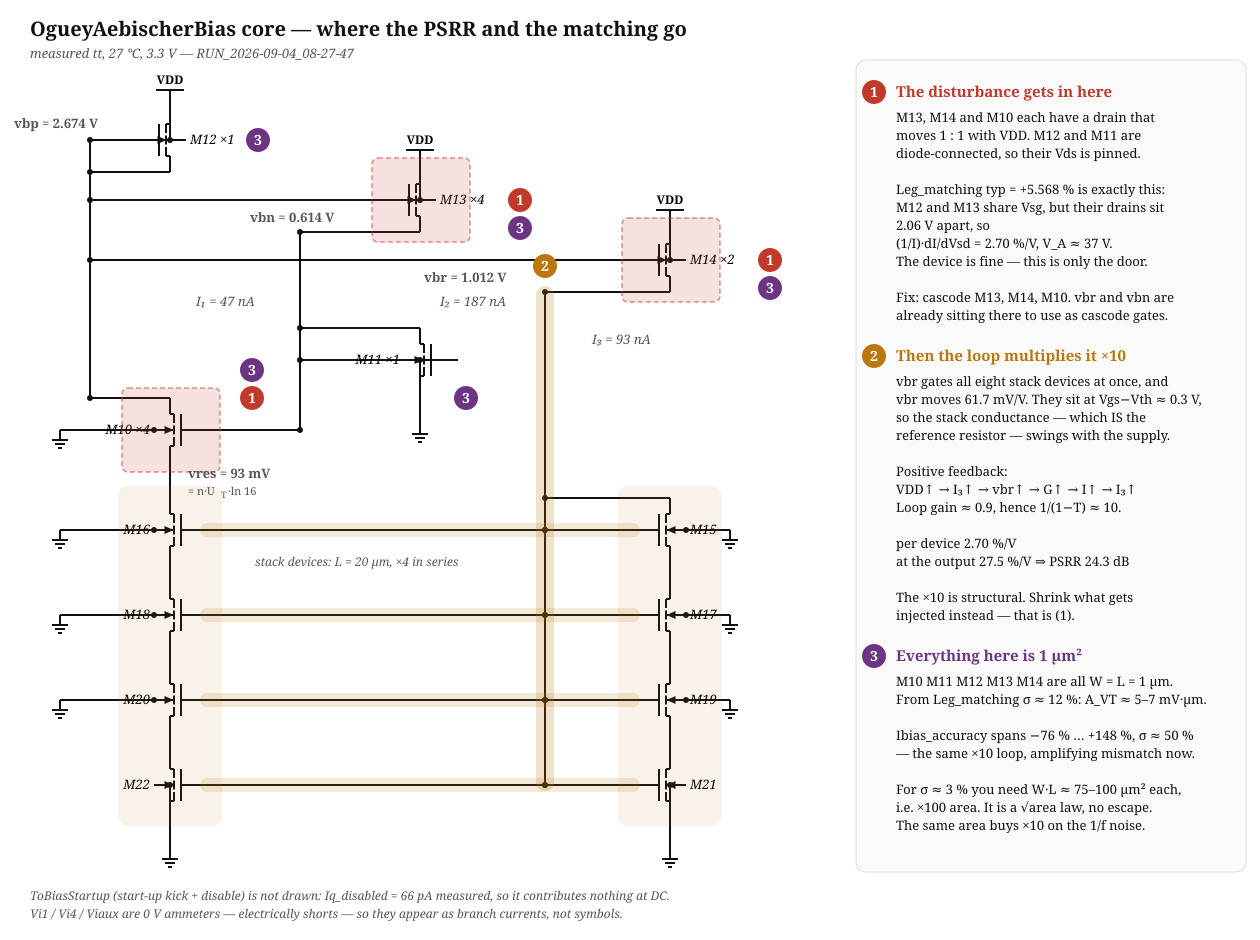

This figure's Python source:
# SPDX-FileCopyrightText: 2026 Christoph Maier
# SPDX-License-Identifier: Apache-2.0 WITH SHL-2.1
"""OgueyAebischerBias core, netlist-first, with the three measured trouble spots marked.

Netlist transcribed from
macros/OgueyAebischerBias/verification/cace/netlist/schematic/reference.spice
(.subckt OgueyAebischerBias).  The 0 V ammeters Vi1 / Vi4 / Viaux are shorts, so
they are merged into the nets they sit in and shown as branch-current
annotations instead of symbols.  ToBiasStartup is not drawn: Iq_disabled = 66 pA
measured, so it contributes nothing at DC.

Local VDD / GND port symbols are used rather than one global rail net, so the
only long wires left are the three that actually matter: vbp, vbn, vbr.

Numbers on the figure are from RUN_2026-09-04_08-27-47 (tt, 27 C, 3.3 V).

Running it
----------
The committed trouble_spots.svg / .png ARE the deliverable; this file is the
reproducibility record.  Re-rendering needs two things that are deliberately
not in this repository:

  sch_netlist.py   the netlist + DRC + SVG core of the `analog-schematic`
                   Claude skill.  Not vendored: that skill ships with no
                   LICENSE file and no SPDX header (its sibling skills do
                   ship LICENSE.txt), so its terms are unstated and an
                   unlicensed third-party copy must not enter a Chipalooza
                   submission -- same rule as
                   sudelbuecher/chatlog/ref/README.md, "index, do not copy".
  cairosvg         PNG rasterisation only; the SVG is produced without it.
                   pip install cairosvg --break-system-packages

  SCH_NETLIST_DIR=<dir containing sch_netlist.py> python3 trouble_spots.py

Outputs are written next to this file regardless of the working directory.
"""
import os
import sys
import tempfile

_HERE = os.path.dirname(os.path.abspath(__file__))
for _cand in (os.environ.get('SCH_NETLIST_DIR'),
              os.path.join(_HERE, 'scripts'),
              'scripts'):
    if _cand and os.path.isfile(os.path.join(_cand, 'sch_netlist.py')):
        sys.path.insert(0, _cand)
        break
try:
    from sch_netlist import Circuit, Mosfet, Port, save_png
except ImportError:
    sys.exit(
        "sch_netlist.py not found.\n"
        "  It is the renderer from the `analog-schematic` Claude skill and is\n"
        "  deliberately not committed here (see this file's docstring).\n"
        "  Point SCH_NETLIST_DIR at the directory that contains it:\n"
        "    SCH_NETLIST_DIR=.../skills/analog-schematic/scripts \\\n"
        "        python3 " + os.path.basename(__file__))

W, H = 1260, 940
c = Circuit(W, H)

# --------------------------------------------------------------- devices
# col 1 (x=170): branch 1, I1   M12 -> M10 -> vres -> M16/M18/M20/M22 -> vss
# col 2 (x=420): branch 2, I2   M13 -> M11 -> vss
# col 3 (x=670): branch 3, I3   M14 -> M15/M17/M19/M21 -> vss
P = {}
def dev(n, kind, at, gate, label=None):
    d = c.add(Mosfet(n, kind, at, gate=gate, source_up=(kind == 'p'), label=label or n))
    P[n] = d
    return d

dev('M12', 'p', (170, 140), 'L', 'M12 ×1')
dev('M13', 'p', (420, 200), 'L', 'M13 ×4')
dev('M14', 'p', (670, 260), 'L', 'M14 ×2')
dev('M11', 'n', (420, 360), 'R', 'M11 ×1')
dev('M10', 'n', (170, 430), 'R', 'M10 ×4')
for n, y in [('M16', 530), ('M18', 615), ('M20', 700), ('M22', 785)]:
    dev(n, 'n', (170, y), 'R')
for n, y in [('M15', 530), ('M17', 615), ('M19', 700), ('M21', 785)]:
    dev(n, 'n', (670, y), 'L')

rails, gnds = {}, {}
for n, at in [('M12', (170, 100)), ('M13', (420, 160)), ('M14', (670, 220))]:
    rails[n] = c.add(Port('VDD_' + n, at, 'VDD'))
for n, at in [('M11', (420, 424)), ('M22', (170, 849)), ('M21', (670, 849)),
              ('M10', (60, 430)), ('M16', (60, 530)), ('M18', (60, 615)),
              ('M20', (60, 700)), ('M15', (730, 530)), ('M17', (730, 615)),
              ('M19', (730, 700))]:
    gnds[n] = c.add(Port('GND_' + n, at, '', kind='gnd'))

# --------------------------------------------------------------- nets
for n in ('M12', 'M13', 'M14'):
    c.net('vdd_' + n, [P[n].P('S'), P[n].P('B'), rails[n].P('p')], trunk=('v', P[n].cx))
c.net('vbp', [P['M12'].P('D'), P['M12'].P('G'), P['M13'].P('G'),
              P['M14'].P('G'), P['M10'].P('D')],                  trunk=('v',  90))
c.net('vbn', [P['M13'].P('D'), P['M11'].P('D'), P['M11'].P('G'),
              P['M10'].P('G')],                                   trunk=('v', 300))
c.net('vres', [P['M10'].P('S'), P['M16'].P('D')],                 trunk=('v', 170))
c.net('vbr', [P['M14'].P('D'), P['M15'].P('D'),
              P['M15'].P('G'), P['M17'].P('G'), P['M19'].P('G'), P['M21'].P('G'),
              P['M16'].P('G'), P['M18'].P('G'), P['M20'].P('G'), P['M22'].P('G')],
      trunk=('v', 545))
for a_, b_, x in [('M15', 'M17', 670), ('M17', 'M19', 670), ('M19', 'M21', 670),
                  ('M16', 'M18', 170), ('M18', 'M20', 170), ('M20', 'M22', 170)]:
    c.net(f'n_{a_}_{b_}', [P[a_].P('S'), P[b_].P('D')], trunk=('v', x))
c.net('vss_M11', [P['M11'].P('S'), P['M11'].P('B'), gnds['M11'].P('p')], trunk=('v', 420))
c.net('vss_M22', [P['M22'].P('S'), P['M22'].P('B'), gnds['M22'].P('p')], trunk=('v', 170))
c.net('vss_M21', [P['M21'].P('S'), P['M21'].P('B'), gnds['M21'].P('p')], trunk=('v', 670))
for n in ('M10', 'M16', 'M18', 'M20', 'M15', 'M17', 'M19'):
    c.net('bulk_' + n, [P[n].P('B'), gnds[n].P('p')], trunk=('v', P[n].pins['B'].x))

v = c.drc()
print('DRC violations:', v if v else 'none')
_plain = os.path.join(tempfile.gettempdir(), 'oab_plain_%d.svg' % os.getpid())
c.render(_plain)   # raises DRCError if any pin is floating or any bulk untied

# --------------------------------------------------------------- annotation overlay
RED, AMB, VIO, INK, MID = '#c0392b', '#b9770e', '#6c3483', '#111', '#555'
F = 'Georgia,serif'
a = []
def txt(x, y, s, size=14, fill=INK, anchor='start', weight='normal', style='normal'):
    a.append(f'<text x="{x}" y="{y}" font-size="{size}" font-family="{F}" fill="{fill}" '
             f'text-anchor="{anchor}" font-weight="{weight}" font-style="{style}">{s}</text>')
def badge(x, y, n, col):
    a.append(f'<circle cx="{x}" cy="{y}" r="12" fill="{col}"/>')
    a.append(f'<text x="{x}" y="{y+5}" font-size="14" font-family="{F}" fill="#fff" '
             f'text-anchor="middle" font-weight="bold">{n}</text>')
def band(x1, y1, x2, y2, col, op=0.15):
    a.append(f'<rect x="{x1}" y="{y1}" width="{x2-x1}" height="{y2-y1}" rx="6" '
             f'fill="{col}" fill-opacity="{op}" stroke="{col}" stroke-opacity="0.55" '
             f'stroke-width="1.5" stroke-dasharray="5 3"/>')

# -- (2) vbr trunk, its eight gate rungs, and the two stacks it controls
a.append(f'<rect x="536" y="286" width="18" height="505" rx="9" fill="{AMB}" fill-opacity="0.22"/>')
for y in (530, 615, 700, 785):
    a.append(f'<rect x="200" y="{y-7}" width="440" height="14" rx="7" fill="{AMB}" fill-opacity="0.16"/>')
a.append(f'<rect x="118" y="486" width="104" height="340" rx="10" fill="{AMB}" fill-opacity="0.09"/>')
a.append(f'<rect x="618" y="486" width="104" height="340" rx="10" fill="{AMB}" fill-opacity="0.09"/>')

# -- (1) the three devices whose Vds rides on the supply
for cx, cy in ((420, 200), (670, 260), (170, 430)):
    band(cx - 48, cy - 42, cx + 50, cy + 42, RED)

# -- badges
badge(520, 200, '1', RED); badge(520, 228, '3', VIO)
badge(770, 260, '1', RED); badge(770, 288, '3', VIO)
badge(252, 398, '1', RED); badge(252, 370, '3', VIO)
badge(258, 140, '3', VIO)
badge(466, 398, '3', VIO)
badge(545, 266, '2', AMB)

# -- node / branch annotations
txt(14, 128, 'vbp = 2.674 V', 13, MID, weight='bold')
txt(250, 222, 'vbn = 0.614 V', 13, MID, weight='bold')
txt(424, 282, 'vbr = 1.012 V', 13, MID, weight='bold')
txt(188, 478, 'vres = 93 mV', 13, MID, weight='bold')
txt(188, 495, '= n·U', 11, MID); txt(221, 498, 'T', 9, MID); txt(228, 495, '·ln 16', 11, MID)
txt(196, 306, 'I₁ = 47 nA', 13, MID, style='italic')
txt(440, 306, 'I₂ = 187 nA', 13, MID, style='italic')
txt(592, 344, 'I₃ = 93 nA', 13, MID, style='italic')
txt(255, 566, 'stack devices: L = 20 µm, ×4 in series', 12, MID, style='italic')

# -- title + footnotes
txt(30, 36, 'OgueyAebischerBias core — where the PSRR and the matching go', 20, INK, weight='bold')
txt(30, 58, 'measured tt, 27 °C, 3.3 V — RUN_2026-09-04_08-27-47', 13, MID, style='italic')
txt(30, 900, 'ToBiasStartup (start-up kick + disable) is not drawn: Iq_disabled = 66 pA measured, so it contributes nothing at DC.', 12, MID, style='italic')
txt(30, 918, 'Vi1 / Vi4 / Viaux are 0 V ammeters — electrically shorts — so they appear as branch currents, not symbols.', 12, MID, style='italic')

# -- legend panel
LX, LY = 870, 92
a.append(f'<rect x="{LX-14}" y="{LY-32}" width="390" height="812" rx="10" fill="#fafafa" stroke="#ddd"/>')
def block(y, col, n, head, lines):
    badge(LX + 4, y, n, col)
    txt(LX + 26, y + 5, head, 15, col, weight='bold')
    yy = y + 30
    for ln in lines:
        txt(LX + 26, yy, ln, 13, INK)
        yy += 18
    return yy + 18

y = block(LY, RED, '1', 'The disturbance gets in here', [
    'M13, M14 and M10 each have a drain that',
    'moves 1 : 1 with VDD. M12 and M11 are',
    'diode-connected, so their Vds is pinned.',
    '',
    'Leg_matching typ = +5.568 % is exactly this:',
    'M12 and M13 share Vsg, but their drains sit',
    '2.06 V apart, so',
    '     (1/I)·dI/dVsd = 2.70 %/V,   V_A ≈ 37 V.',
    'The device is fine — this is only the door.',
    '',
    'Fix: cascode M13, M14, M10. vbr and vbn are',
    'already sitting there to use as cascode gates.',
])
y = block(y, AMB, '2', 'Then the loop multiplies it ×10', [
    'vbr gates all eight stack devices at once, and',
    'vbr moves 61.7 mV/V. They sit at Vgs−Vth ≈ 0.3 V,',
    'so the stack conductance — which IS the',
    'reference resistor — swings with the supply.',
    '',
    'Positive feedback:',
    '     VDD↑ → I₃↑ → vbr↑ → G↑ → I↑ → I₃↑',
    'Loop gain ≈ 0.9, hence 1/(1−T) ≈ 10.',
    '',
    '     per device        2.70 %/V',
    '     at the output   27.5 %/V   ⇒   PSRR 24.3 dB',
    '',
    'The ×10 is structural. Shrink what gets',
    'injected instead — that is (1).',
])
y = block(y, VIO, '3', 'Everything here is 1 µm²', [
    'M10 M11 M12 M13 M14 are all W = L = 1 µm.',
    'From Leg_matching σ ≈ 12 %: A_VT ≈ 5–7 mV·µm.',
    '',
    'Ibias_accuracy spans −76 % … +148 %, σ ≈ 50 %',
    '— the same ×10 loop, amplifying mismatch now.',
    '',
    'For σ ≈ 3 % you need W·L ≈ 75–100 µm² each,',
    'i.e. ×100 area. It is a √area law, no escape.',
    'The same area buys ×10 on the 1/f noise.',
])

svg = open(_plain).read().replace('</svg>', ''.join(a) + '</svg>')
os.unlink(_plain)
out_svg = os.path.join(_HERE, 'trouble_spots.svg')
open(out_svg, 'w').write(svg)
print('wrote', out_svg)
try:
    print('wrote', save_png(out_svg, os.path.join(_HERE, 'trouble_spots.png'), width=1500))
except ImportError:
    print('cairosvg not installed - SVG written, PNG skipped '
          '(pip install cairosvg --break-system-packages)')
